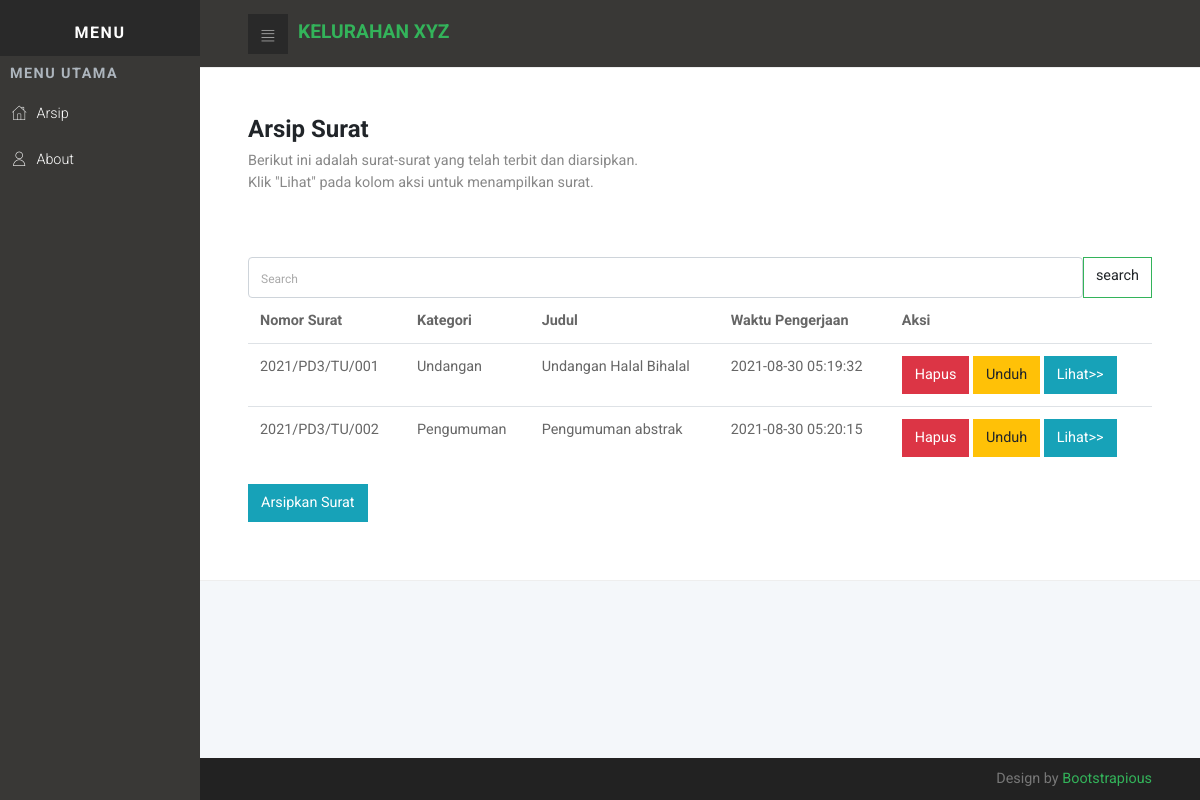
The page / on the database its author committed.
### tables this page shows
CREATE TABLE `arsip` (
  `id_arsip` int(11) NOT NULL,
  `nomor_surat` varchar(45) NOT NULL,
  `kategori` varchar(50) NOT NULL,
  `judul` varchar(100) NOT NULL,
  `file_surat` varchar(200) NOT NULL,
  `waktu` timestamp NOT NULL DEFAULT CURRENT_TIMESTAMP ON UPDATE CURRENT_TIMESTAMP
);

### application/controllers/Home.php (called while the page is built, shortened)
<?php
class Home extends CI_Controller {
    public function __construct()
    {
        $this->load->model('home_model');
    }
    public function index()
    {
        $data = array(
            'arsip' => $this->home_model->tampil_data_arsip()
        );
        $this->load->view('template/navbar', $data);
        $this->load->view('index', $data);
        $this->load->view('template/footer');
    }
}

### index.php (called while the page is built, shortened)
<?php
require_once BASEPATH.'core/CodeIgniter.php';

### application/models/home_model.php (called while the page is built, shortened)
<?php
class home_model extends CI_Model {
    public function tampil_data_arsip(){
        $this->db->order_by('id_arsip', 'ASC');
        return $this->db->from('arsip')
        ->get()
        ->result();
    }
}

### application/views/index.php (the view, shortened to what this page needs)
<section class="dashboard-header section-padding">
        <div class="container-fluid">
          <div class="row d-flex align-items-md-stretch">
            <div class="col-lg-12 col-md-8">
              <div class="card to-do">
                <h3 class="display h1"><strong >Arsip Surat</strong></h3>
                <p>Berikut ini adalah surat-surat yang telah terbit dan diarsipkan. <br>Klik "Lihat" pada kolom aksi untuk menampilkan surat. </p><br><br>
              <div class="input-group">
                  <input type="search" class="form-control rounded" placeholder="Search" aria-label="Search" name="keyword" aria-describedby="search-addon" />
                  <a type="submit" class="btn btn-outline-primary" >search</a>
                </div>
            <table class="table">
              <thead>
                <tr>
                  <th scope="col">Nomor Surat</th>
                  <th scope="col">Kategori</th>
                  <th scope="col">Judul</th>
                  <th scope="col">Waktu Pengerjaan</th>
                  <th scope="col">Aksi</th>
                </tr>
              </thead>
            <tbody>
            <?php
              foreach($arsip as $a) {
              ?>
								<tr>
                  <td><?php echo $a->nomor_surat; ?></td>
									<td><?php echo $a->kategori; ?></td>
									<td><?php echo $a->judul; ?></td>
									<td><?php echo $a->waktu; ?></td>
									<td>
                  <a onclick="return confirm('Apakah anda yakin ingin menghapus arsip surat ini?');" <?php echo anchor('home/hapus/'.$a->id_arsip,
                      '<div class="btn btn-danger">Hapus</div>') ?></a>
                    <a class="btn btn-warning" <?php echo anchor('Home/download/'.$a->id_arsip,'Unduh') ?></a>
                    <a class="btn btn-info" <?php echo anchor('Home/lihat_surat/'.$a->id_arsip,'Lihat>>') ?></a>
									</td>
								</tr>
                <?php } ?>
            </tbody>
          </table>
          <div class="form-group" style="padding-top: 15px;">
            <a href="<?php echo base_url().'Home/arsip_surat'?>" class="btn btn-info"> Arsipkan Surat </a>
            </div>
          </div>
            </div>
          </div>
        </div>
        </div>

### application/views/template/navbar.php (shortened to what this page needs)
<!DOCTYPE html>
<html>
  <head>
    <link rel="stylesheet" href="<?php echo base_url().'assets/vendor/bootstrap/css/bootstrap.min.css'?>">
    <link rel="stylesheet" href="<?php echo base_url().'assets/vendor/font-awesome/css/font-awesome.min.css'?>">
    <link rel="stylesheet" href="<?php echo base_url().'assets/css/fontastic.css'?>">
    <link rel="stylesheet" href="<?php echo base_url().'assets/css/grasp_mobile_progress_circle-1.0.0.min.css'?>">
    <link rel="stylesheet" href="<?php echo base_url().'assets/vendor/malihu-custom-scrollbar-plugin/jquery.mCustomScrollbar.css'?>">
    <link rel="stylesheet" href="<?php echo base_url().'assets/css/style.default.css'?>" id="theme-stylesheet">
    <link rel="stylesheet" href="<?php echo base_url().'assets/css/custom.css'?>">
  </head>
  <body>
    <nav class="side-navbar">
      <div class="side-navbar-wrapper">
        <div class="sidenav-header d-flex align-items-center justify-content-center">
            <h2 class="h5">Menu</h2>
          </div>
        </div>
        <div class="main-menu">
          <h5 class="sidenav-heading">Menu Utama</h5>
          <ul id="side-main-menu" class="side-menu list-unstyled">
            <li><a href="<?php echo base_url().'Home'?>"> <i class="icon-home"></i>Arsip</a></li>
            <li><a href="<?php echo base_url().'Home/about'?>"> <i class="icon-user"></i>About</a></li>
          </ul>
        </div>
    </nav>
    <div class="page">
      <header class="header">
        <nav class="navbar">
          <div class="container-fluid">
            <div class="navbar-holder d-flex align-items-center justify-content-between">
              <div class="navbar-header"><a id="toggle-btn" href="#" class="menu-btn"><i class="icon-bars"> </i></a><a href="index.html" class="navbar-brand">
                  <div class="brand-text d-none d-md-inline-block"><strong class="text-primary">KELURAHAN XYZ</strong></div></a></div>
            </div>
          </div>
        </nav>
      </header>

### application/views/template/footer.php (shortened to what this page needs)
<footer class="main-footer">
        <div class="container-fluid">
          <div class="row">
            <div class="col-sm-6">
              <p><script>document.write(new Date().getFullYear());</script></p>
            </div>
            <div class="col-sm-6 text-right">
              <p>Design by <a href="https://bootstrapious.com/p/bootstrap-4-dashboard" class="external">Bootstrapious</a></p>
            </div>
          </div>
        </div>
      </footer>
  </body>
</html>

### rows shown on the page
arsip: nomor_surat "2021/PD3/TU/001", kategori "Undangan", judul "Undangan Halal Bihalal", waktu "2021-08-30 05:19:32", id_arsip "Hapus", id_arsip "Unduh", id_arsip "Lihat>>"
arsip: nomor_surat "2021/PD3/TU/002", kategori "Pengumuman", judul "Pengumuman abstrak", waktu "2021-08-30 05:20:15", id_arsip "Hapus", id_arsip "Unduh", id_arsip "Lihat>>"
